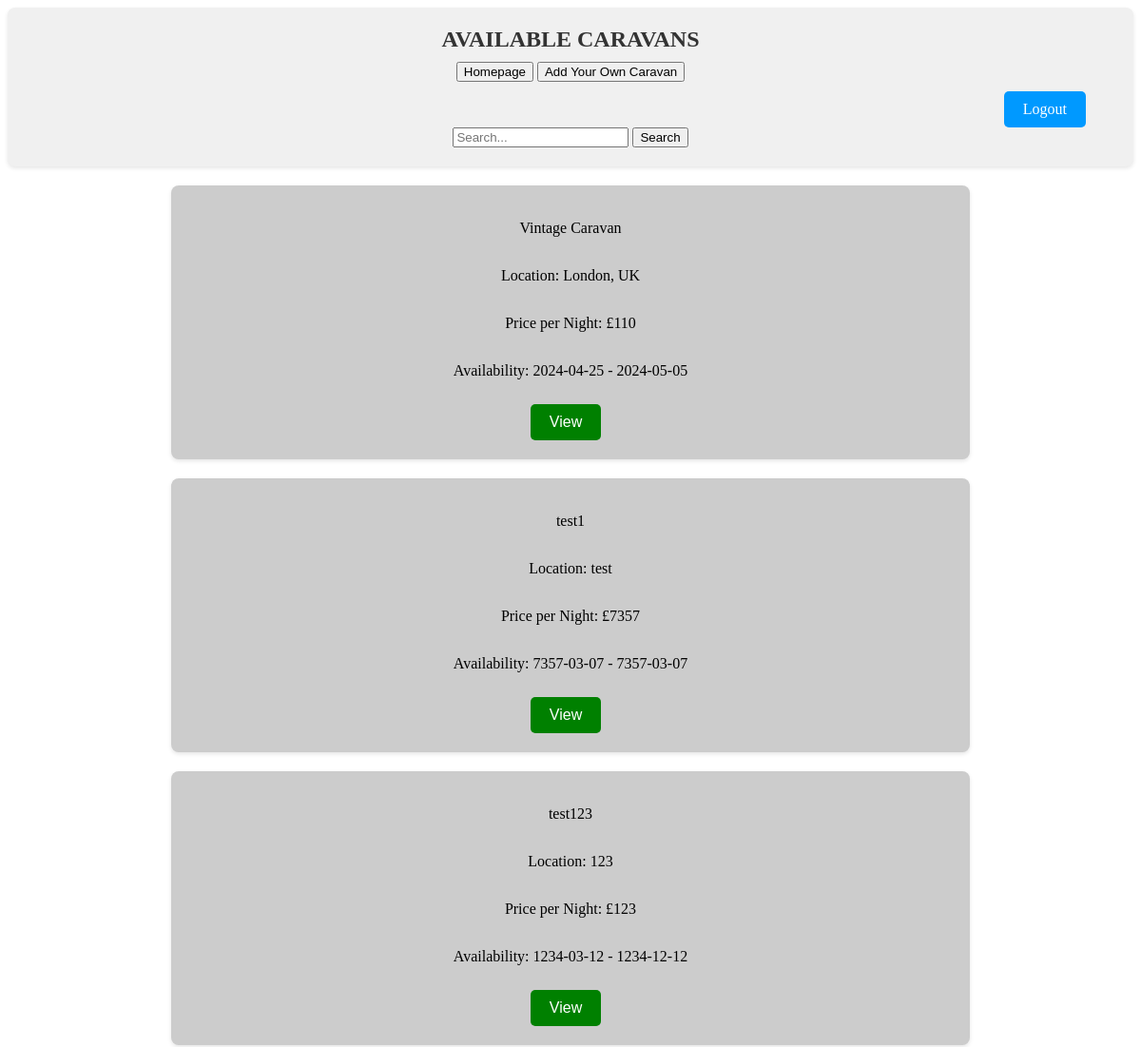
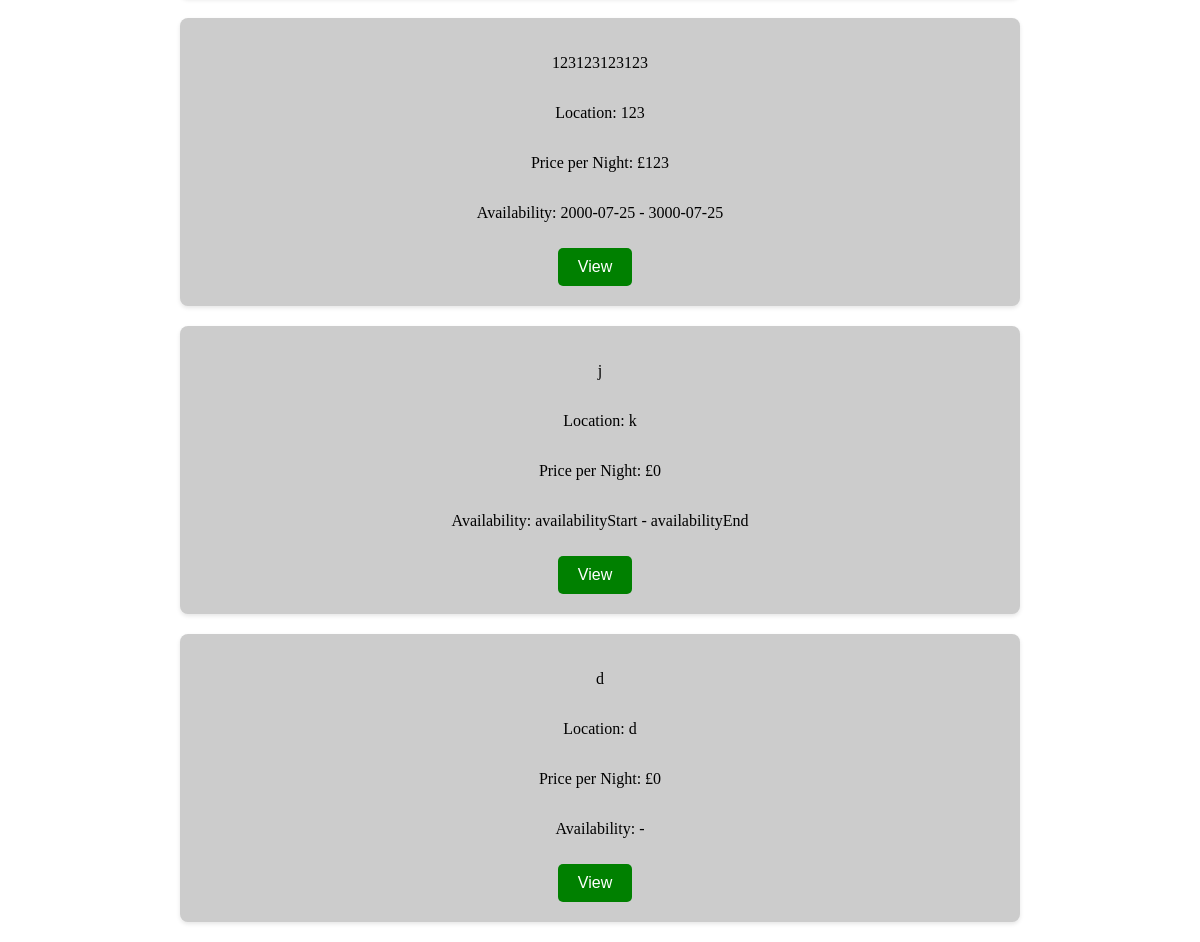
/ListOfCaravans.php (signed in), run on the app's committed database (2 pictures, top to bottom).
### tables this page shows
CREATE TABLE IF NOT EXISTS `caravan_details` (
  `name` varchar(50) NOT NULL,
  `description` varchar(250) NOT NULL,
  `location` varchar(50) NOT NULL,
  `pricepernight` int NOT NULL,
  `availabilityStart` varchar(50) NOT NULL,
  `availabilityEnd` varchar(50) NOT NULL,
  `image_url` varchar(250) NOT NULL,
  `video_url` varchar(250) NOT NULL,
  `amenities` varchar(250) NOT NULL,
  `notes` varchar(250) NOT NULL,
  `id` int NOT NULL AUTO_INCREMENT,
  `user_id` int NOT NULL,
  PRIMARY KEY (`id`)
);

### ListOfCaravans.php (the view, shortened to what this page needs)
<?php
require_once 'config.php';
?>
<!DOCTYPE html>
<html lang="en">
<head>
    <link rel="stylesheet" type="text/css" href="ListOfCaravans.css">
</head>
<body>
<div class="textbox">
    <p>Available Caravans</p>
    <div class="top-buttons">
        <button class="home-button" onclick="location.href='homepage.php'">Homepage</button>
        <?php
        if(isset($_SESSION['user_id'])) {
            echo '<button class="add-caravan-button" onclick="location.href=\'addcaravan.php\'">Add Your Own Caravan</button>';
        }
        ?>
    </div>
    <div class="logout">
        <?php
        if(isset($_SESSION['user_id'])) {
            echo '<a href="logout.php">Logout</a>';
        } else {
            echo '<a href="login.php">Login</a>';
        }
        ?>
    </div>
    <div class="search-container">
        <input type="text" placeholder="Search..." class="search-bar" id="searchBar">
        <button type="button" class="search-button">Search</button>
    </div>
</div>
<?php
$query = "SELECT * FROM caravan_details";
$result = mysqli_query($conn, $query);
if (mysqli_num_rows($result) > 0) {
    while ($row = mysqli_fetch_assoc($result)) {
        echo '<div class="container">';
            echo '<div class="grey-box">';
            echo '<p class="title">' . $row['name'] . '</p>';
            echo '<p class="details">Location: ' . $row['location'] . '</p>';
            echo '<p class="details">Price per Night: £' . $row['pricepernight'] . '</p>';
            echo '<p class="details">Availability: ' . $row['availabilityStart'] . ' - ' . $row['availabilityEnd'] . '</p>';
            echo '<div class="button-container">';
            echo '<button class="view-button" onclick="location.href=\'viewcaravan.php?id=' . $row['id'] . '\'">View</button>';
        if (isset($_SESSION['user_id']) && $row['user_id'] == $_SESSION['user_id']) {
            echo '<button class="edit-button" onclick="location.href=\'editcaravan.php?id=' . $row['id'] . '\'">Edit</button>';
            echo '<button class="delete-button" onclick="confirmDelete(' . $row['id'] . ')">Delete</button>';
            echo '</div>';
            echo '</div>';
            echo '</div>';
        } else {
            echo '</div>';
            echo '</div>';
            echo '</div>';
        }
    }
} else {
    echo '<p>No caravans available at the moment.</p>';
}
?>
</body>
</html>

### ListOfCaravans.css (style rules this page uses)
.textbox { background-color: #f0f0f0; padding: 20px; border-radius: 8px; box-shadow: 0 2px 4px rgba(0, 0, 0, 0.1); margin-bottom: 20px; text-align: center; }
.textbox p { margin: 0; color: #333; font-size: 24px; font-weight: bold; text-transform: uppercase; }
.container { display: flex; flex-wrap: wrap; justify-content: center; gap: 20px; margin-bottom: 20px; }
.grey-box { width: 800px; height: auto; background-color: #ccc; padding: 20px; display: flex; flex-direction: column; justify-content: flex-start; align-items: center; border-radius: 8px; box-shadow: 0 2px 4px rgba(0, 0, 0, 0.1); }
.top-buttons { padding: 10px 20px; }
.button-container { margin-top: 10px; }
.view-button, .edit-button { padding: 10px 20px; background-color: green; color: white; border: none; border-radius: 5px; cursor: pointer; font-size: 16px; margin-right: 10px; }
.logout { display: flex; justify-content: flex-end; align-items: center; height: 100%; padding-right: 20px; }
a { padding: 10px 20px; background-color: rgb(0, 153, 255); color: white; border: none; border-radius: 5px; cursor: pointer; font-size: 16px; margin-right: 10px; text-decoration: none; }

### data on the page
caravan_details: name "Vintage Caravan", location "London, UK", pricepernight "110", availabilityStart "2024-04-25", availabilityEnd "2024-05-05"
caravan_details: name "test1", location "test", pricepernight "7357", availabilityStart "7357-03-07", availabilityEnd "7357-03-07"
caravan_details: name "test123", location "123", pricepernight "123", availabilityStart "1234-03-12", availabilityEnd "1234-12-12"
caravan_details: name "123123123123", location "123", pricepernight "123", availabilityStart "2000-07-25", availabilityEnd "3000-07-25"
caravan_details: name "j", location "k", pricepernight "0", availabilityStart "availabilityStart", availabilityEnd "availabilityEnd"
caravan_details: name "d", location "d", pricepernight "0"
